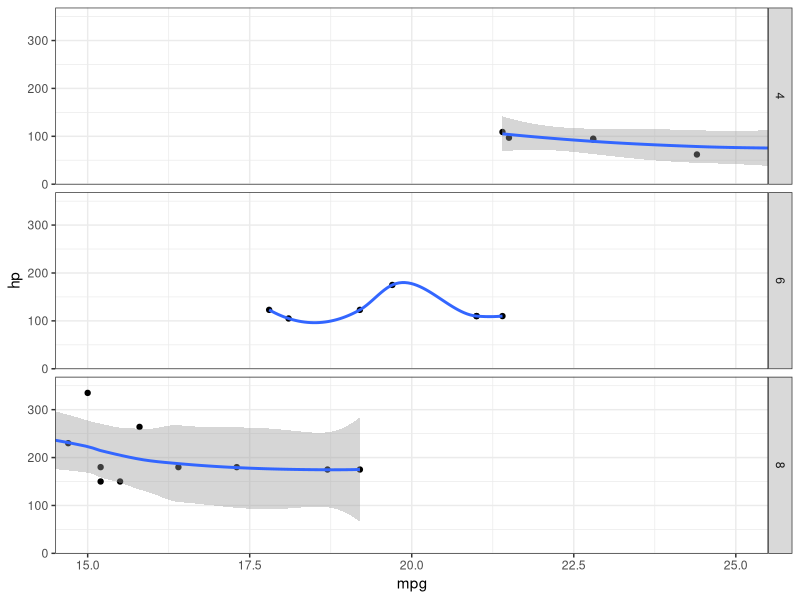

Recreate this plot in R.
######################################################################
install.packages("ggplot2")
library(ggplot2)
######################################################################
data(mtcars)
mtcars
######################################################################
# 1. Data, 2. Aesthetics (aes), 3. Geometrics (geom)
# pl <- ggplot(data = mtcars, aes(x = mpg, y = hp)) 
# pl + geom_point()


######################################################################
#facets
# pl <- ggplot(data = mtcars, aes(x = mpg, y = hp)) + geom_point()
# pl + facet_grid(cyl~.)


######################################################################
#Statistics

#pl <- ggplot(data = mtcars, aes(x = mpg, y = hp)) + geom_point()
#pl + facet_grid(cyl~.) + stat_smooth()


######################################################################
#Statistics

pl <- ggplot(data = mtcars, aes(x = mpg, y = hp)) + geom_point()
pl2 <- pl + facet_grid(cyl~.) + stat_smooth()
pl2 + coord_cartesian(xlim = c(15, 25)) + theme_bw()










